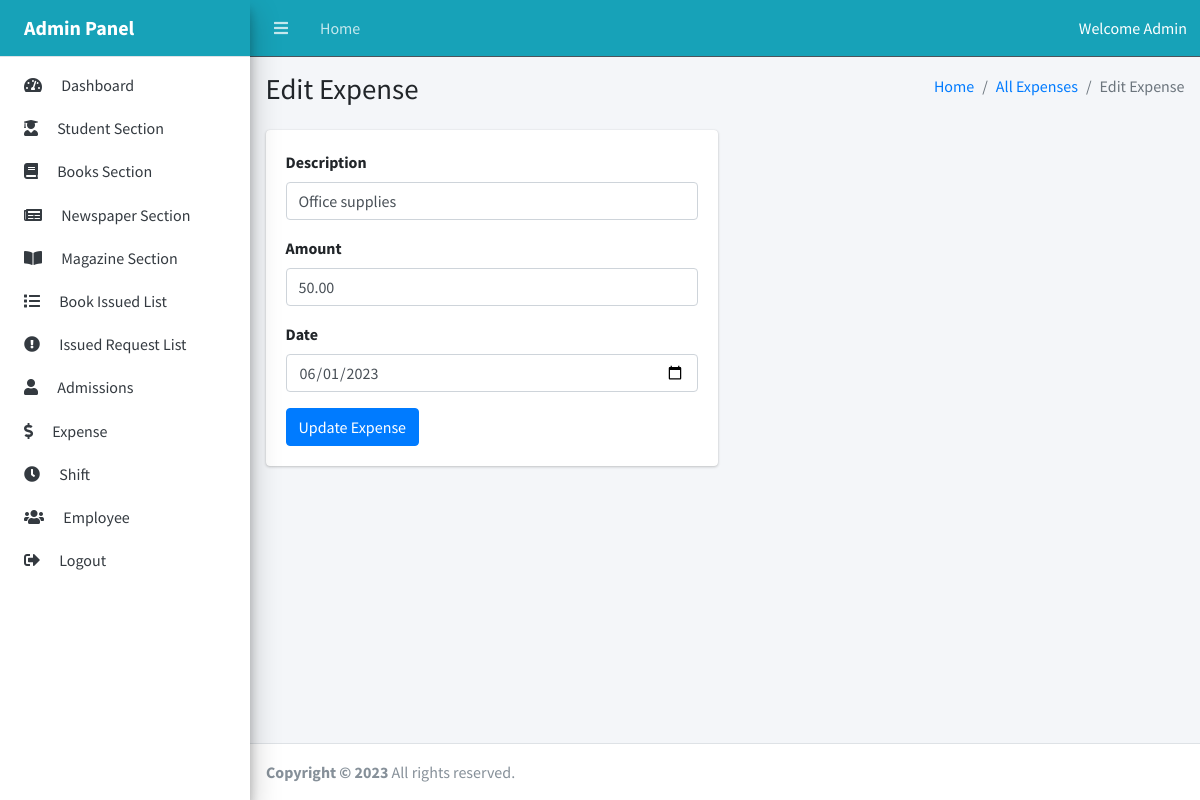
Screenshot of /admin/edit_expense.php?id=1 with the database file from the repository.
### tables this page shows
CREATE TABLE `expenses` (
  `expense_id` int(11) NOT NULL,
  `description` varchar(100) NOT NULL,
  `amount` decimal(10,2) NOT NULL,
  `date` date NOT NULL
);

### admin/edit_expense.php (the view, shortened to what this page needs)
<?php
include_once("../connection.php");
$expenseId = $_GET['id'];
$sql = "SELECT * FROM expenses WHERE expense_id = '$expenseId'";
$result = mysqli_query($conn, $sql);
if ($result && mysqli_num_rows($result) > 0) {
    $expense = mysqli_fetch_assoc($result);
} else {
    echo "Expense not found.";
    exit();
}
?>
<!DOCTYPE html>
<html lang="en">
<?php include_once("includes/head.php"); ?>
<body class="sidebar-mini layout-navbar-fixed layout-fixed">
    <div class="wrapper">
        <?php include_once("includes/header.php"); ?>
        <?php include_once("includes/sidebar.php"); ?>
        <div class="content-wrapper">
            <div class="content-header">
                <div class="container-fluid">
                    <div class="row mb-2">
                        <div class="col-sm-6">
                            <h1 class="m-0">Edit Expense</h1>
                        </div>
                        <div class="col-sm-6">
                            <ol class="breadcrumb float-sm-right">
                                <li class="breadcrumb-item"><a href="/">Home</a></li>
                                <li class="breadcrumb-item"><a href="expense.php">All Expenses</a></li>
                                <li class="breadcrumb-item active">Edit Expense</li>
                            </ol>
                        </div>
                    </div>
                </div>
            </div>
            <div class="content">
                <div class="container-fluid">
                    <div class="row">
                        <div class="col-md-6">
                            <div class="card">
                                <div class="card-body">
                                    <form action="" method="POST">
                                        <div class="form-group">
                                            <label for="description">Description</label>
                                            <input type="text" class="form-control" id="description" name="description" value="<?= $expense['description'] ?>">
                                        </div>
                                        <div class="form-group">
                                            <label for="amount">Amount</label>
                                            <input type="number" class="form-control" id="amount" name="amount" value="<?= $expense['amount'] ?>">
                                        </div>
                                        <div class="form-group">
                                            <label for="date">Date</label>
                                            <input type="date" class="form-control" id="date" name="date" value="<?= $expense['date'] ?>">
                                        </div>
                                        <button type="submit" class="btn btn-primary">Update Expense</button>
                                    </form>
                                </div>
                            </div>
                        </div>
                    </div>
                </div>
            </div>
        </div>
        <?php include_once("includes/footer.php"); ?>
    </div>
</body>
</html>

### rows the page displays
expenses: description "Office supplies", amount "50.00", date "06/01/2023"
